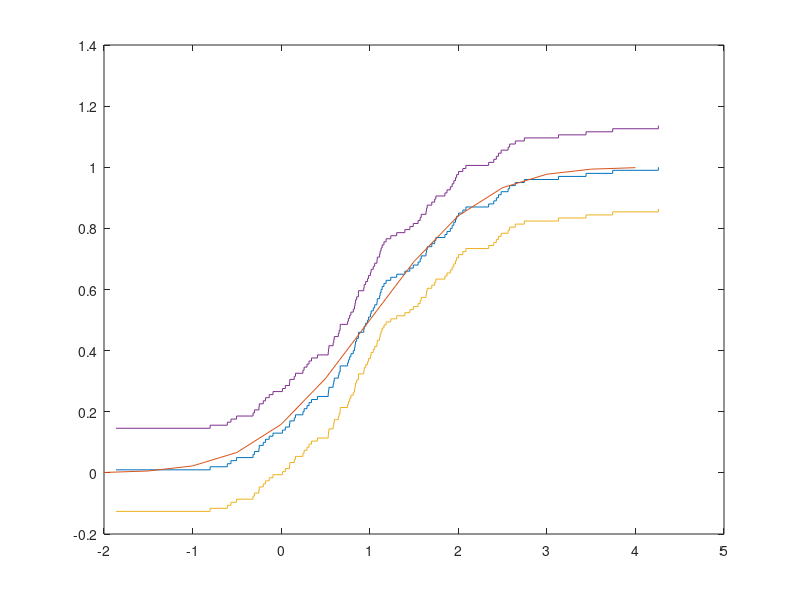

MATLAB code for this plot:
clc
clear 

a1 = 1;
s1 = 1;

n = 100;
m = 1

x = sort(normrnd(a1, s1, n, m));

F_n = 1 / n : 1 / n : 1;
[a, b] = stairs(x, F_n);

t = (a1 - 3 * s1) : 0.5 : a1 + 3 * s1;
F_real = normcdf(t, a1, s1);

d = 1.36 / sqrt(n);



plot(a,b, t, F_real, a, b - d, a, b + d)